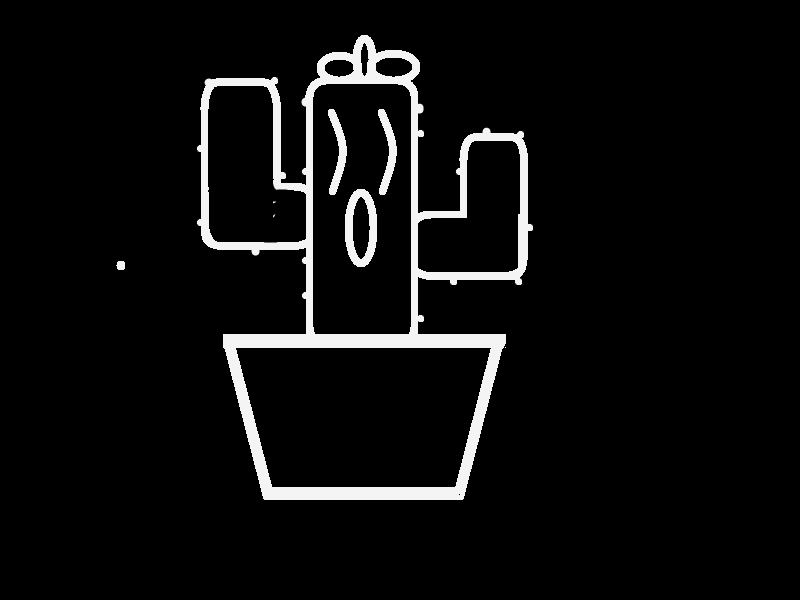
#> input picture Radar.png, 800 x 600 px
$ python Radar.py
#> lines starting #> are read from the running program, lines starting #| are printed output that depends on the picture; after the words box and inside, x2 and y2 are one past the last pixel; in counts of white or black regions, pixels touching at a corner belong together
import cv2
import time
import math
import serial
arduino = serial.Serial('COM3',9600) #replace "COM3" with your arduino COM-port
think = 1 #thinkness of light-green radar lines
print("connect")
radar = cv2.imread("Radar.png") #replace the location of "Radar.png" file
#> radar is the input picture: shape (600, 800, 3); min 0, max 24, mean 1.2
cv2.imshow("Radar", radar)
time.sleep(1)
x1 = 0
y1 = 0
count1 = 0
alert = 0
def text(xy, text1, scale, color, thin): #better function for text.
    cv2.putText(radar, str(text1), xy, cv2.FONT_HERSHEY_DUPLEX, scale, color, thin)
def update(): #creating static lines and text
    cv2.rectangle(radar, (0, 0), (800, 600), (0, 0, 0), -1)
#> radar: shape (600, 800, 3); 5.45% of pixels changed, all inside (x1, y1, x2, y2) = (116, 35, 533, 500)
    cv2.putText(radar, "Made by KaK_TyZz", (50, 300), cv2.FONT_HERSHEY_PLAIN, 5, (20, 20, 20), 3)
    cv2.line(radar, (400, 520), (int(-100000 * math.cos(math.radians(15))), int(-100000 * math.sin(math.radians(15)))), (51, 245, 21), think)
    cv2.line(radar, (400, 520), (int(-100000 * math.cos(math.radians(30))), int(-100000 * math.sin(math.radians(30)))), (51, 245, 21), think)
    cv2.line(radar, (400, 520), (int(-100000 * math.cos(math.radians(45))), int(-100000 * math.sin(math.radians(45)))), (51, 245, 21), think)
    cv2.line(radar, (400, 520), (int(-100000 * math.cos(math.radians(60))), int(-100000 * math.sin(math.radians(60)))), (51, 245, 21), think)
    cv2.line(radar, (400, 520), (int(-100000 * math.cos(math.radians(75))), int(-100000 * math.sin(math.radians(75)))), (51, 245, 21), think)
    cv2.line(radar, (400, 520), (int(-100000 * math.cos(math.radians(105))), int(-100000 * math.sin(math.radians(105)))), (51, 245, 21), think)
    cv2.line(radar, (400, 520), (int(-100000 * math.cos(math.radians(120))), int(-100000 * math.sin(math.radians(120)))), (51, 245, 21), think)
    cv2.line(radar, (400, 520), (int(-100000 * math.cos(math.radians(135))), int(-100000 * math.sin(math.radians(135)))), (51, 245, 21), think)
    cv2.line(radar, (400, 520), (int(-100000 * math.cos(math.radians(150))), int(-100000 * math.sin(math.radians(150)))), (51, 245, 21), think)
    cv2.line(radar, (400, 520), (int(-100000 * math.cos(math.radians(165))), int(-100000 * math.sin(math.radians(165)))), (51, 245, 21), think)
    cv2.line(radar, (400, 520), (400, 0), (51, 245, 21), think)
    cv2.ellipse(radar, (400, 520), (110, 110), 0, 180, 360, (51, 245, 21), think)
    cv2.ellipse(radar, (400, 520), (165, 165), 0, 180, 360, (51, 245, 21), think)
    cv2.ellipse(radar, (400, 520), (220, 220), 0, 180, 360, (51, 245, 21), think)
    cv2.ellipse(radar, (400, 520), (275, 275), 0, 180, 360, (51, 245, 21), think)
    cv2.ellipse(radar, (400, 520), (330, 330), 0, 180, 360, (51, 245, 21), think)
    cv2.ellipse(radar, (400, 520), (385, 385), 0, 180, 360, (51, 245, 21), think)
    cv2.ellipse(radar, (400, 520), (440, 440), 0, 180, 360, (51, 245, 21), think)
    cv2.ellipse(radar, (400, 520), (495, 495), 0, 180, 360, (51, 245, 21), think)
    cv2.ellipse(radar, (400, 520), (550, 550), 0, 180, 360, (51, 245, 21), think)
    text((30, 580), "alert status:", 2.3, (51, 245, 21), 1)
#> in text, `cv2.putText(radar, str(text1), xy, cv2.FONT_HERSHEY_DUPLEX, scale, col..`:
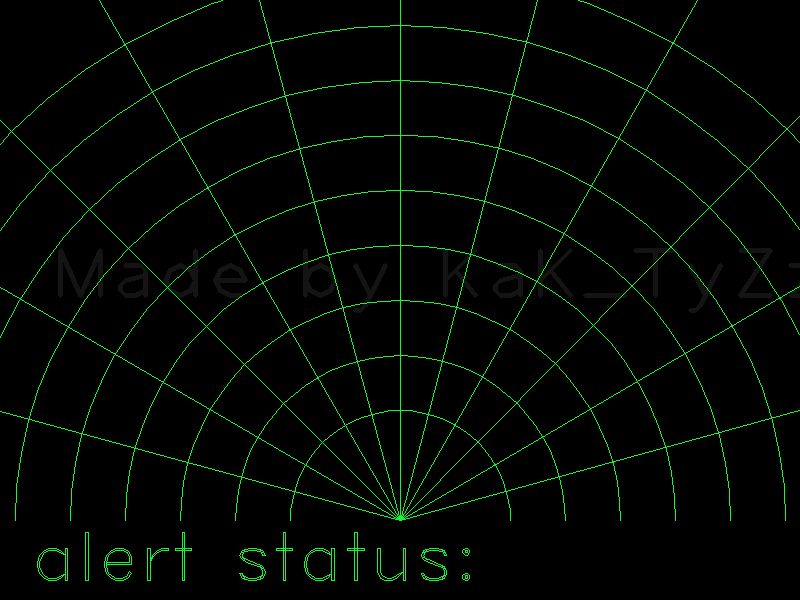
#> radar: shape (600, 800, 3); mean B, G, R 1.7, 7, 0.9
    text((515, 513), "10cm", 0.5, (51, 245, 21), 1)
#> in text (call 2), `cv2.putText(radar, str(text1), xy, cv2.FONT_HERSHEY_DUPLEX, scale, col..`: radar: shape (600, 800, 3); 0.03% of pixels changed, all inside (x1, y1, x2, y2) = (518, 503, 559, 514)
    text((567, 513), "15cm", 0.5, (51, 245, 21), 1)
#> in text (call 3), `cv2.putText(radar, str(text1), xy, cv2.FONT_HERSHEY_DUPLEX, scale, col..`: radar: shape (600, 800, 3); mean B, G, R 1.7, 7.1, 0.9
    text((623, 513), "20cm", 0.5, (51, 245, 21), 1)
    text((678, 513), "25cm", 0.5, (51, 245, 21), 1)
#> in text (call 5), `cv2.putText(radar, str(text1), xy, cv2.FONT_HERSHEY_DUPLEX, scale, col..`: radar: shape (600, 800, 3); mean B, G, R 1.7, 7.2, 0.9
    text((735, 513), "30cm", 0.5, (51, 245, 21), 1)
#> in text (call 6), `cv2.putText(radar, str(text1), xy, cv2.FONT_HERSHEY_DUPLEX, scale, col..`: radar: shape (600, 800, 3); mean B, G, R 1.7, 7.3, 0.9
    cv2.rectangle(radar, (0, 0), (800, 600), (51, 245, 21), think * 2)
    cv2.line(radar, (0, 520), (800, 520), (51, 245, 21), think)
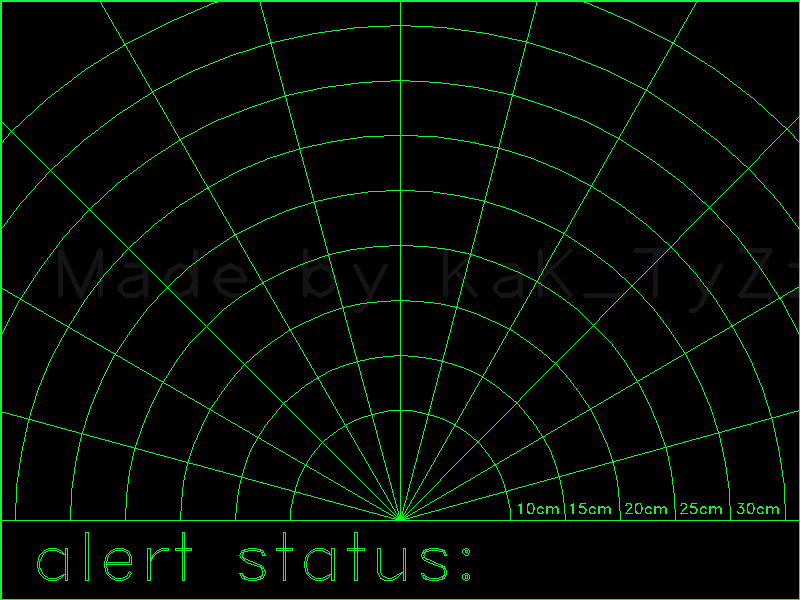
#> radar: shape (600, 800, 3); mean B, G, R 2.3, 9.8, 1.1
update()
while True:
    box = arduino.readline().decode('utf-8').strip() #decode distance and degrees
    qq = list(map(int, box.split()))
#> (the run stopped early here; a loop or call above may not have finished)
